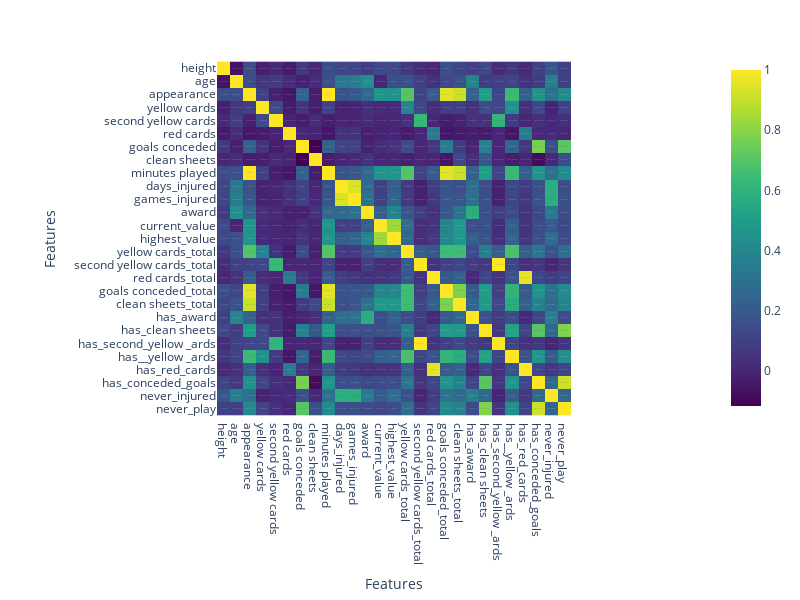

Notebook cell for this chart:
### Code cell
import plotly.express as px

fig = px.imshow(correlation, text_auto=True, color_continuous_scale='Viridis')
fig.update_layout(
    width=800,  
    height=600,  
    xaxis_title='Features',
    yaxis_title='Features',
    xaxis=dict(tickvals=list(correlation.columns), ticktext=list(correlation.columns)),
    yaxis=dict(tickvals=list(correlation.columns), ticktext=list(correlation.columns)))

### Figure 1 — Plotly figure (JSON) as saved in the notebook; plotly's stock layout.template omitted (floating-point values rounded to 4 significant figures; data arrays with more than 128 entries replaced by an {"elided": "..."} marker saying what was removed)
{"data": [{"coloraxis": "coloraxis", "hovertemplate": "x: %{x}<br>y: %{y}<br>color: %{z}<extra></extra>", "name": "0", "texttemplate": "%{z}", "type": "heatmap", "x": ["height", "age", "appearance", "yellow cards", "second yellow cards", "red cards", "goals conceded", "clean sheets", "minutes played", "days_injured", "games_injured", "award", "current_value", "highest_value", "yellow cards_total", "second yellow cards_total", "red cards_total", "goals conceded_total", "clean sheets_total", "has_award", "has_clean sheets", "has_second_yellow _ards", "has__yellow _ards", "has_red_cards", "has_conceded_goals", "never_injured", "never_play"], "xaxis": "x", "y": ["height", "age", "appearance", "yellow cards", "second yellow cards", "red cards", "goals conceded", "clean sheets", "minutes played", "days_injured", "games_injured", "award", "current_value", "highest_value", "yellow cards_total", "second yellow cards_total", "red cards_total", "goals conceded_total", "clean sheets_total", "has_award", "has_clean sheets", "has_second_yellow _ards", "has__yellow _ards", "has_red_cards", "has_conceded_goals", "never_injured", "never_play"], "yaxis": "y", "z": {"elided": "27x27 float values"}}], "layout": {"coloraxis": {"colorscale": [[0, "#440154"], [0.1111, "#482878"], [0.2222, "#3e4989"], [0.3333, "#31688e"], [0.4444, "#26828e"], [0.5556, "#1f9e89"], [0.6667, "#35b779"], [0.7778, "#6ece58"], [0.8889, "#b5de2b"], [1, "#fde725"]]}, "height": 600, "margin": {"t": 60}, "width": 800, "xaxis": {"anchor": "y", "constrain": "domain", "domain": [0, 1], "scaleanchor": "y", "ticktext": ["height", "age", "appearance", "yellow cards", "second yellow cards", "red cards", "goals conceded", "clean sheets", "minutes played", "days_injured", "games_injured", "award", "current_value", "highest_value", "yellow cards_total", "second yellow cards_total", "red cards_total", "goals conceded_total", "clean sheets_total", "has_award", "has_clean sheets", "has_second_yellow _ards", "has__yellow _ards", "has_red_cards", "has_conceded_goals", "never_injured", "never_play"], "tickvals": ["height", "age", "appearance", "yellow cards", "second yellow cards", "red cards", "goals conceded", "clean sheets", "minutes played", "days_injured", "games_injured", "award", "current_value", "highest_value", "yellow cards_total", "second yellow cards_total", "red cards_total", "goals conceded_total", "clean sheets_total", "has_award", "has_clean sheets", "has_second_yellow _ards", "has__yellow _ards", "has_red_cards", "has_conceded_goals", "never_injured", "never_play"], "title": {"text": "Features"}}, "yaxis": {"anchor": "x", "autorange": "reversed", "constrain": "domain", "domain": [0, 1], "ticktext": ["height", "age", "appearance", "yellow cards", "second yellow cards", "red cards", "goals conceded", "clean sheets", "minutes played", "days_injured", "games_injured", "award", "current_value", "highest_value", "yellow cards_total", "second yellow cards_total", "red cards_total", "goals conceded_total", "clean sheets_total", "has_award", "has_clean sheets", "has_second_yellow _ards", "has__yellow _ards", "has_red_cards", "has_conceded_goals", "never_injured", "never_play"], "tickvals": ["height", "age", "appearance", "yellow cards", "second yellow cards", "red cards", "goals conceded", "clean sheets", "minutes played", "days_injured", "games_injured", "award", "current_value", "highest_value", "yellow cards_total", "second yellow cards_total", "red cards_total", "goals conceded_total", "clean sheets_total", "has_award", "has_clean sheets", "has_second_yellow _ards", "has__yellow _ards", "has_red_cards", "has_conceded_goals", "never_injured", "never_play"], "title": {"text": "Features"}}}}
